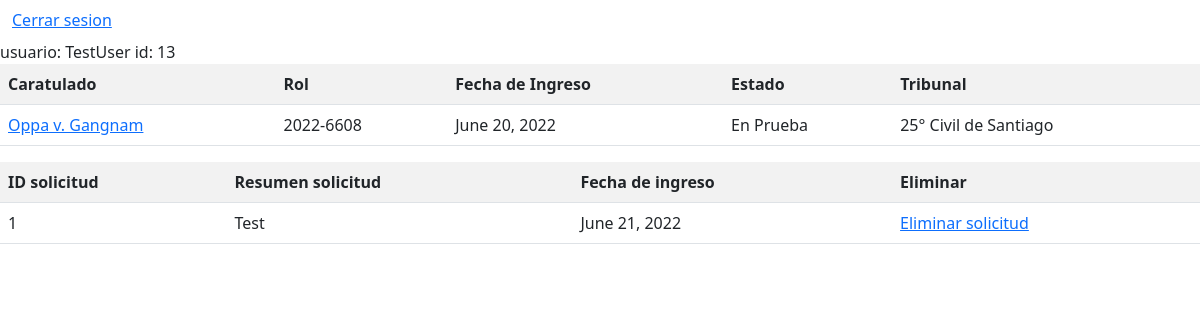
Before: /panel (signed in) with the older database file.
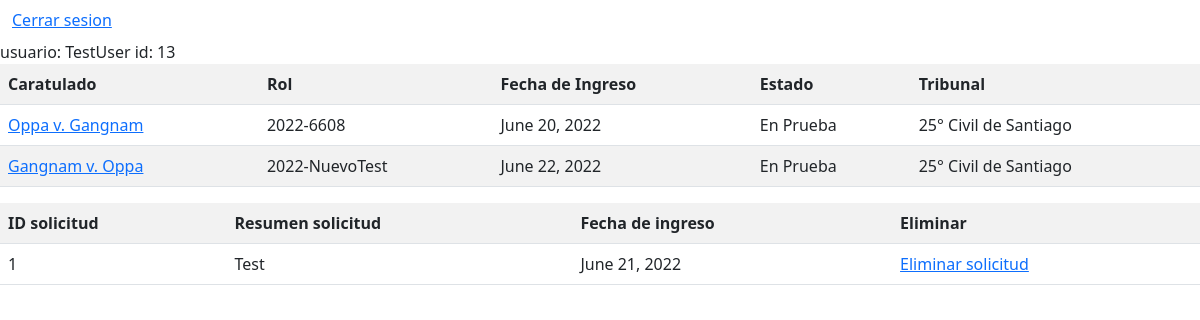
After: the same page with the newer database file.
### core/models.py (models this page shows, shortened)
class Causa(models.Model):
    caratulado = models.CharField(max_length=200, verbose_name="Caratulado de la causa")
    rol = models.CharField(max_length=100, verbose_name="Rol de la causa")
    fecha_ingreso = models.DateField()
    estado = models.CharField(max_length=100, verbose_name="Estado de la causa")
    abogados = models.ManyToManyField(Abogado)
    tribunal = models.ForeignKey(Tribunal, on_delete=models.CASCADE)
    contrato = models.ForeignKey(Contrato, on_delete=models.CASCADE, null=True)
    clientes = models.ManyToManyField(Cliente)

class Tribunal(models.Model):
    nombre = models.CharField(max_length=150, verbose_name="Nombre del tribunal")
    corte = models.ForeignKey(Corte, on_delete=models.CASCADE)
    def __str__(self):
        return self.nombre

class SolicitudServicio(models.Model):
    solicitante = models.ForeignKey(User, on_delete=models.CASCADE)
    resumen_solicitud = models.CharField(max_length=200, verbose_name="Resumen de la solicitud, maximo 200 caracteres")
    solicitud = models.TextField(verbose_name="Describa con mayor detalle la solicitud")
    fecha_solicitud = models.DateField(auto_now=True, editable=False)

### core/views.py (the view)
# urls.py: path('panel', views.panel_control, name='panel'),
def panel_control(request):
    usuario_actual = request.user.id
    if request.user.cliente.is_abogado:
        causas = Causa.objects.all()
        presupuestos = Presupuesto.objects.all()
        datos = {
        'causas' : causas,
        'usuario': usuario_actual,
        'presupuestos' : presupuestos
    }
    else:
        causas = Causa.objects.all().filter(clientes__usuario__id=usuario_actual)
        solicitudes = SolicitudServicio.objects.all().filter(solicitante__id=usuario_actual)
        datos = {
            'causas' : causas,
            'usuario': usuario_actual,
            'solicitudes' : solicitudes
        }
    return render(request, 'panel_cliente.html', datos)

### core/templates/panel_cliente.html (shortened to what this page needs)
{% load static %}
<!DOCTYPE html>
<html>
<head>
    <link href="{% static 'css/bootstrap.css' %}" rel="stylesheet" />
</head>
<body>
    <nav class="navbar">
        <div class="container-fluid">
            <ul class="navbar-nav">
                {% if user.is_authenticated %}
                <li class="nav-item">
                    <a href="{% url 'logout' %}">Cerrar sesion</a>
                </li>
                {% endif %}
            </ul>
        </div>
    </nav>
    usuario: {{user}}
    id: {{usuario}}
    <table class="table table-striped">
        <tr>
            <th>Caratulado</th>
            <th>Rol</th>
            <th>Fecha de Ingreso</th>
            <th>Estado</th>
            <th>Tribunal</th>
        </tr>
        {% for c in causas %}
        <tr>
            <td><a href="{% url 'causa' c.id %}">{{c.caratulado}}</a></td>
            <td>{{c.rol}}</td>
            <td>{{c.fecha_ingreso}}</td>
            <td>{{c.estado}}</td>
            <td>{{c.tribunal}}</td>
        </tr>
        {% endfor %}
    </table>
    {% if solicitudes %}
    <table class="table table-striped">
        <tr>
            <th>ID solicitud</th>
            <th>Resumen solicitud</th>
            <th>Fecha de ingreso</th>
            <th>Eliminar</th>
        </tr>
        {% for s in solicitudes %}
        <tr>
            <td>{{s.id}}</td>
            <td>{{s.resumen_solicitud}}</td>
            <td>{{s.fecha_solicitud}}</td>
            <td><a href="{% url 'del_solicitud' s.id %}">Eliminar solicitud</a></td>
        </tr>
        {% endfor %}
    </table>
    {% endif %}
</body>
</html>

Changed rows visible on the page:
added Causa: caratulado "Gangnam v. Oppa", rol "2022-NuevoTest", fecha_ingreso "June 22, 2022", estado "En Prueba", tribunal "25° Civil de Santiago"
